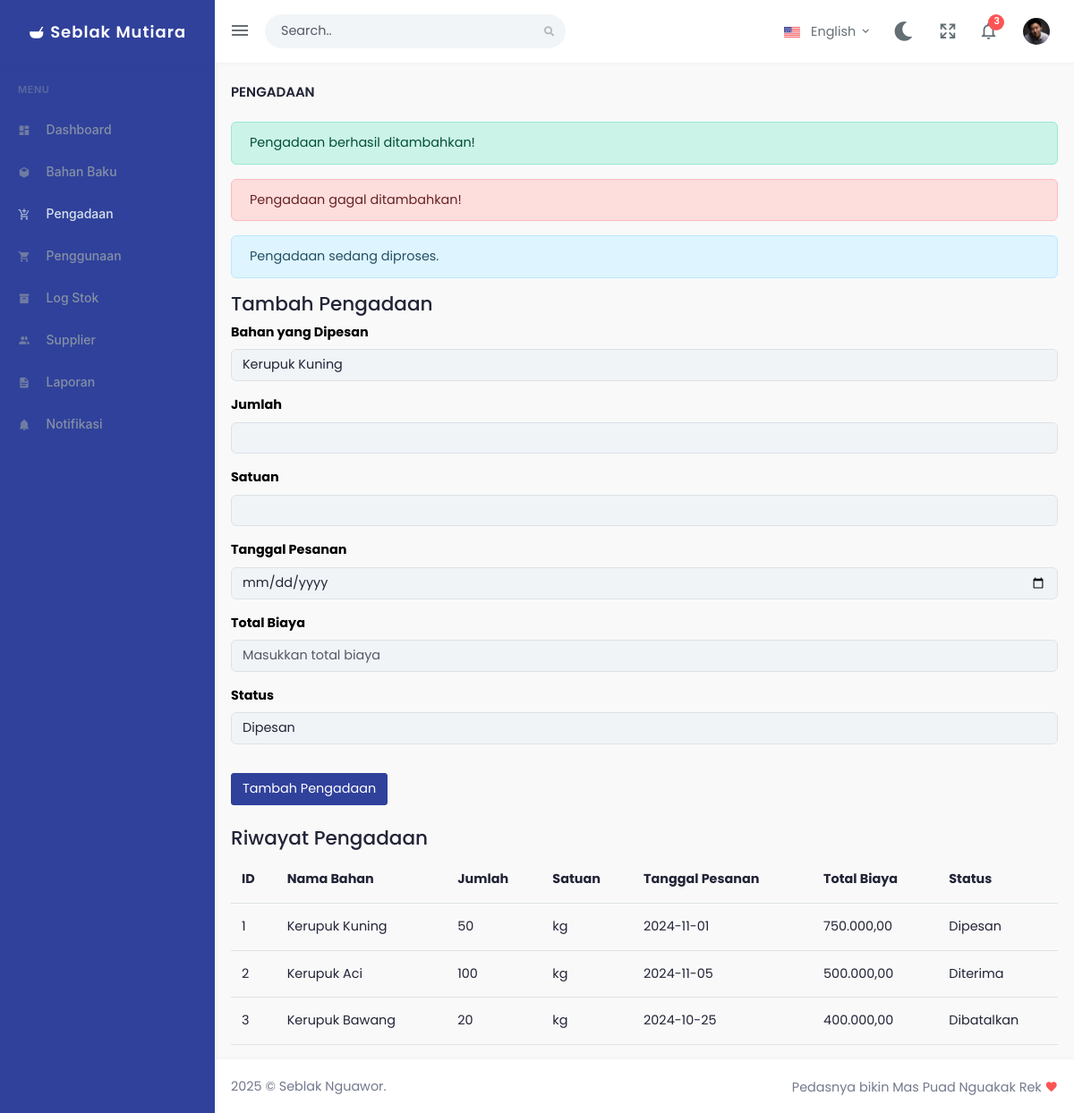
Screenshot of /pengadaan.php with the database file from the repository.
### tables this page shows
CREATE TABLE `pengadaan` (
  `id` int(11) NOT NULL,
  `bahan_baku_id` int(11) DEFAULT NULL,
  `jumlah` int(11) DEFAULT NULL,
  `tanggal_pesanan` date DEFAULT NULL,
  `total_biaya` decimal(10,2) DEFAULT NULL,
  `status` varchar(50) DEFAULT NULL,
  `nama_bahan` varchar(255) DEFAULT NULL
);

CREATE TABLE `bahan_baku` (
  `id` int(11) NOT NULL,
  `nama_bahan` varchar(255) DEFAULT NULL,
  `kategori_id` int(11) DEFAULT NULL,
  `stok` int(11) DEFAULT NULL,
  `satuan` varchar(50) DEFAULT NULL,
  `harga` decimal(10,2) DEFAULT NULL,
  `tanggal_kadaluarsa` date DEFAULT NULL
);

### pengadaan.php (the view, shortened to what this page needs)
<?php
include 'koneksi.php';
$pengadaanData = [];
$query = "
    SELECT p.*, b.satuan
    FROM pengadaan p
    JOIN bahan_baku b ON p.nama_bahan = b.nama_bahan";
$result = mysqli_query($koneksi, $query);
while ($row = mysqli_fetch_assoc($result)) {
    $pengadaanData[] = $row;
}
?>
<!doctype html>
<html lang="en">
<head>
    <link rel="stylesheet" href="assets/libs/morris.js/morris.css" type="text/css" />
    <link href="assets/css/bootstrap.min.css" id="bootstrap-style" rel="stylesheet" type="text/css" />
    <link href="assets/css/icons.min.css" rel="stylesheet" type="text/css" />
    <link href="assets/css/app.min.css" id="app-style" rel="stylesheet" type="text/css" />
    <link rel="stylesheet" href="assets/libs/c3/c3.min.css">
</head>
<body data-sidebar="dark">
<div id="layout-wrapper">
    <header id="page-topbar">
        <div class="navbar-header">
            <div class="d-flex">
                <div class="navbar-brand-box">
                    <a href="index.html" class="logo">
                        <span class="logo-light  fs-5 fw-semibold ">
                            <i class="mdi mdi-bowl"></i> Seblak Mutiara
                        </span>
                    </a>
                </div>
                <button type="button" class="btn btn-sm px-3 font-size-24 header-item waves-effect" id="vertical-menu-btn">
                    <i class="mdi mdi-menu"></i>
                </button>
                <form role="search" class="app-search">
                    <div class="form-group mb-0 position-relative">
                        <input type="text" class="form-control" placeholder="Search..">
                        <span><i class="fa fa-search"></i></span>
                    </div>
                </form>
            </div>
            <div class="d-flex">
                <div class="dropdown d-none d-sm-inline-block">
                    <button type="button" class="btn header-item waves-effect" data-bs-toggle="dropdown" aria-haspopup="true" aria-expanded="false">
                        <img src="assets/images/flags/us_flag.jpg" class="me-2" height="12" alt="Header Language"> English <span class="mdi mdi-chevron-down"></span>
                    </button>
                </div>
                <button type="button" class="btn header-item fs-4 rounded-end-0" id="light-dark-mode">
                    <i class="fas fa-moon align-middle"></i>
                </button>
                <div class="dropdown d-none d-lg-inline-block ms-1">
                    <button type="button" class="btn header-item noti-icon waves-effect" data-toggle="fullscreen">
                        <i class="mdi mdi-arrow-expand-all noti-icon"></i>
                    </button>
                </div>
                <div class="dropdown d-inline-block">
                    <button type="button" class="btn header-item noti-icon waves-effect" id="page-header-notifications-dropdown" data-bs-toggle="dropdown" aria-expanded="false">
                        <i class="mdi mdi-bell-outline noti-icon"></i>
                        <span class="badge rounded-pill text-bg-danger noti-dot">3</span>
                    </button>
                </div>
                <div class="dropdown notification-list d-inline-block user-dropdown">
                    <button type="button" class="btn header-item waves-effect" id="page-header-user-dropdown" data-bs-toggle="dropdown" aria-haspopup="true" aria-expanded="false">
                        <img class="rounded-circle header-profile-user" src="assets/images/users/user-4.jpg" alt="Header Avatar">
                    </button>
                </div>
            </div>
        </div>
    </header>
    <div class="vertical-menu">
        <div data-simplebar class="h-100">
            <div id="sidebar-menu">
                <ul class="metismenu list-unstyled" id="side-menu">
                    <li class="menu-title">Menu</li>
                    <li>
                        <a href="index.php" class="waves-effect">
                            <i class="mdi mdi-view-dashboard"></i><span> Dashboard </span>
                        </a>
                    </li>
                    <li>
                        <a href="bahan-baku.php" class="waves-effect">
                            <i class="mdi mdi-cube"></i><span> Bahan Baku </span>
                        </a>
                    </li>
                    <li>
                        <a href="pengadaan.php" class="waves-effect">
                            <i class="mdi mdi-cart-plus"></i><span> Pengadaan </span>
                        </a>
                    </li>
                    <li>
                        <a href="penggunaan.php" class="waves-effect">
                            <i class="mdi mdi-cart"></i><span> Penggunaan </span>
                        </a>
                    </li>
                    <li>
                        <a href="log-stok.html" class="waves-effect">
                            <i class="mdi mdi-archive"></i><span> Log Stok </span>
                        </a>
                    </li>
                    <li>
                        <a href="supplier.html" class="waves-effect">
                            <i class="mdi mdi-account-multiple"></i><span> Supplier </span>
                        </a>
                    </li>
                    <li>
                        <a href="laporan.html" class="waves-effect">
                            <i class="mdi mdi-file-document"></i><span> Laporan </span>
                        </a>
                    </li>
                    <li>
                        <a href="javascript:void(0);" class="waves-effect">
                            <i class="mdi mdi-bell"></i><span> Notifikasi </span>
                        </a>
                    </li>
                </ul>
            </div>
        </div>
    </div>
    <div class="main-content">
        <div class="page-content">
            <div class="container-fluid">
                   <div class="row">
                    <div class="col-12">
                        <div class="page-title-box d-sm-flex align-items-center justify-content-between">
                            <h4 class="mb-sm-0">Pengadaan</h4>
                        </div>
                    </div>
                </div>
                <div id="alerts">
                    <div class="alert alert-success" role="alert">
                        Pengadaan berhasil ditambahkan!
                    </div>
                    <div class="alert alert-danger" role="alert">
                        Pengadaan gagal ditambahkan!
                    </div>
                    <div class="alert alert-info" role="alert">
                        Pengadaan sedang diproses.
                    </div>
                </div>
    <div id="crud-form">
        <h4>Tambah Pengadaan</h4>
        <form id="pengadaan-form" onsubmit="return addPengadaan(event)">
            <div class="mb-3">
                <label for="item" class="form-label">Bahan yang Dipesan</label>
                <select class="form-control" id="item" required onchange="updateSatuan()">
                    <?php
                    $bahanBakuQuery = "SELECT nama_bahan FROM bahan_baku";
                    $bahanBakuResult = mysqli_query($koneksi, $bahanBakuQuery);
                    while ($bahan = mysqli_fetch_assoc($bahanBakuResult)) {
                        echo "<option value=\"{$bahan['nama_bahan']}\">{$bahan['nama_bahan']}</option>";
                    }
                    ?>
                </select>
            </div>
            <div class="mb-3">
                <label for="quantity" class="form-label">Jumlah</label>
                <input type="number" class="form-control" id="quantity" required>
            </div>
            <div class="mb-3">
                <label for="satuan" class="form-label">Satuan</label>
                <input type="text" class="form-control" id="satuan" required>
            </div>
            <div class="mb-3">
                <label for="order-date" class="form-label">Tanggal Pesanan</label>
                <input type="date" class="form-control" id="order-date" required>
            </div>
            <div class="mb-3">
                <label for="total-cost" class="form-label">Total Biaya</label>
                <input type="text" class="form-control" id="total-cost" name="totalCost" placeholder="Masukkan total biaya" oninput="formatRupiah(this)">
            </div>
            <div class="mb-3">
                <label for="status" class="form-label">Status</label>
                <select class="form-control" id="status-value" required>
                    <option value="dipesan">Dipesan</option>
                </select>
            </div>
            <button type="submit" class="btn btn-primary mt-3 mb-4">Tambah Pengadaan</button>
        </form>
    </div>
                <h4>Riwayat Pengadaan</h4>
    <table class="table">
        <thead>
            <tr>
                <th>ID</th>
                <th>Nama Bahan</th>
                <th>Jumlah</th>
                <th>Satuan</th>
                <th>Tanggal Pesanan</th>
                <th>Total Biaya</th>
                <th>Status</th>
            </tr>
        </thead>
        <tbody>
            <?php foreach ($pengadaanData as $pengadaan): ?>
                <tr>
                    <td><?php echo $pengadaan['id']; ?></td>
                    <td><?php echo $pengadaan['nama_bahan']; ?></td>
                    <td><?php echo $pengadaan['jumlah']; ?></td>
                    <td><?php echo $pengadaan['satuan']; ?></td>
                    <td><?php echo $pengadaan['tanggal_pesanan']; ?></td>
                    <td><?php echo number_format($pengadaan['total_biaya'], 2, ',', '.'); ?></td>
                    <td><?php echo $pengadaan['status']; ?></td>
                </tr>
            <?php endforeach; ?>
        </tbody>
    </table>
            </div>
        </div>
        <footer class="footer">
            <div class="container-fluid">
                <div class="row">
                    <div class="col-sm-6">
                        <script>document.write(new Date().getFullYear())</script> © Seblak Nguawor.
                    </div>
                    <div class="col-sm-6">
                        <div class="text-sm-end d-none d-sm-block">
                            Pedasnya bikin Mas Puad Nguakak Rek <i class="mdi mdi-heart text-danger"></i>
                        </div>
                    </div>
                </div>
            </div>
        </footer>
    </div>
</div>
</body>
</html>
</html>

### pengadaan.php (style rules this page uses)
.form-label { font-weight: bold; color: #000; }

### rows the page displays
pengadaan: id "1", nama_bahan "Kerupuk Kuning", jumlah "50", bahan_baku.satuan "kg", tanggal_pesanan "2024-11-01", total_biaya "750.000,00", status "Dipesan"
pengadaan: id "2", nama_bahan "Kerupuk Aci", jumlah "100", bahan_baku.satuan "kg", tanggal_pesanan "2024-11-05", total_biaya "500.000,00", status "Diterima"
pengadaan: id "3", nama_bahan "Kerupuk Bawang", jumlah "20", bahan_baku.satuan "kg", tanggal_pesanan "2024-10-25", total_biaya "400.000,00", status "Dibatalkan"

### other values shown
form field value "Kerupuk Kuning"
